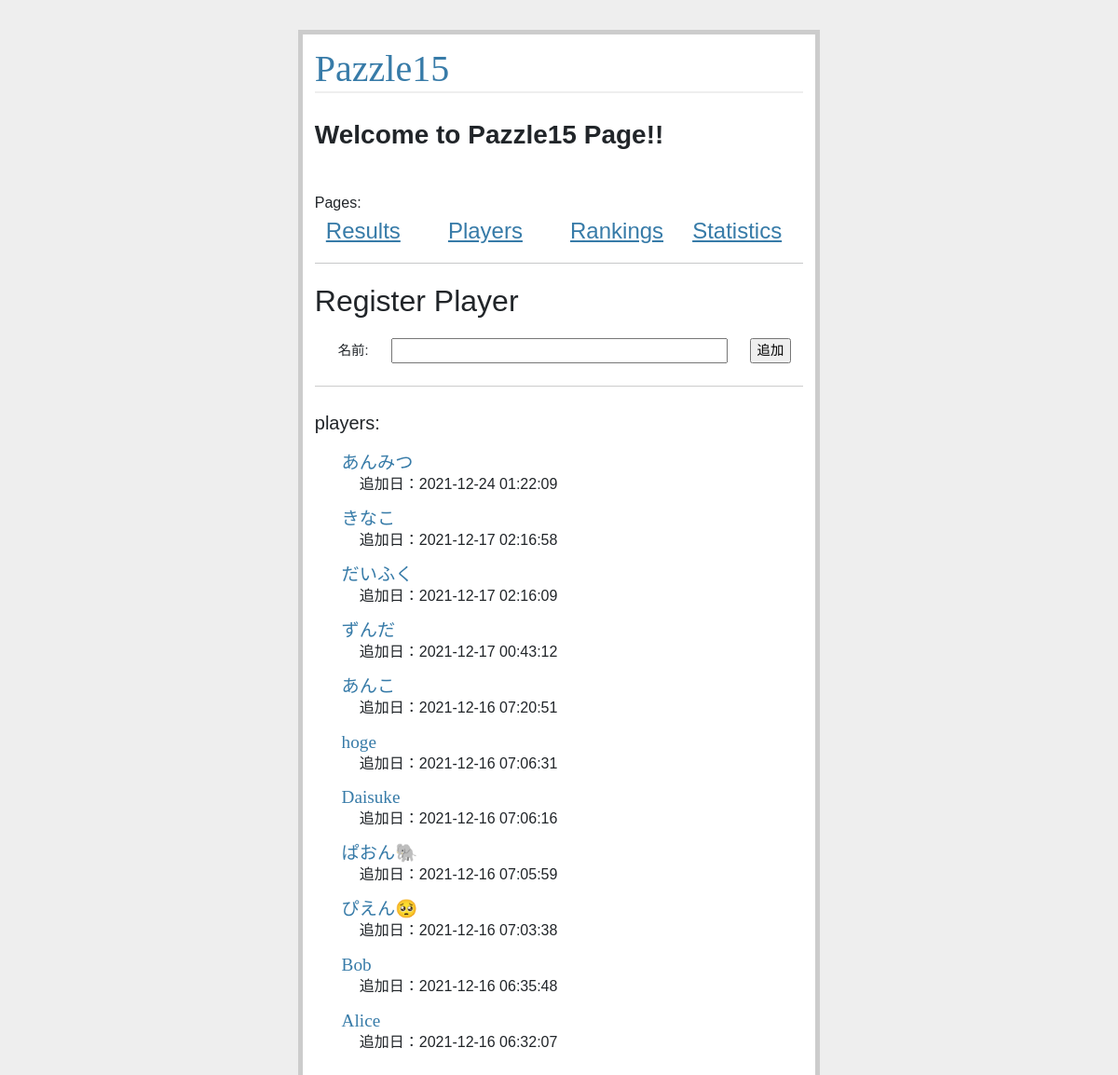
The page / on the database its author committed.
### pazzle15/models.py (models this page shows, shortened)
class Player(db.Model):
    __tablename__ = "player"
    player_id = db.Column(db.Integer, primary_key=True, autoincrement=True)
    name = db.Column(db.String, nullable=False)
    created_dt = db.Column(db.DateTime(timezone=True), default=db.func.now())
    current = db.Column(db.Integer, server_default="0")

### pazzle15/views.py (the view)
@app.route('/')
def show_entries():
    entries = Player.query.order_by(Player.player_id.desc()).all()
    context_local = dict(
        entries=entries,
        **context
    )
    return render_template('show_entries.html', **context_local)

### pazzle15/templates/show_entries.html
{% extends "layout.html" %}
{% block body %}
<hr />
<p class="fs-2">Register Player</p>
<form action="{{ url_for('add_entry') }}" method=post class="add-entry pb-4">
  <div class="row d-flex align-items-center justify-content-between">
    <div class="col text-end">
      名前:
    </div>
    <div class="col">
      <input type=text size="40" name="name">
    </div>
    <div class="col">
      <input type=submit value="追加">
    </div>
  </div>
</form>
<p class="fs-5 pt-4">players:</p>
<ul class=" entries">
  {% for entry in entries %}
  <li class="ms-5">
    <h2>{{ entry.name }}</h2>追加日：{{ entry.created_dt }}
    {% else %}
  <li><em>Unbelievable. No entries here so far</em>
    {% endfor %}
</ul>
{% endblock %}

### pazzle15/templates/layout.html (shortened to what this page needs)
<!DOCTYPE html>
<html lang="ja">
<head>
  <link href="https://cdn.jsdelivr.net/npm/bootstrap@5.0.2/dist/css/bootstrap.min.css" rel="stylesheet"
>
  <link rel=stylesheet type=text/css href="{{ url_for('static', filename='style.css') }}">
</head>
<body>
<div class="page">
  <h1>Pazzle15</h1>
  <p class="fs-3 pt-4 pb-4">
    <strong>Welcome to Pazzle15 Page!!</strong>
  </p>
  Pages:
  <div class="container">
    <div class="row d-flex align-items-center justify-content-between">
    {% for k in page_dict.keys() %}
    <span class="col fs-4">
      <a href="/{{k}}">
        {{ page_dict[k] }}
      </a>
    </span>
    {% endfor %}
    </div>
  </div>
  {% block body %}{% endblock %}
</div>
</body>
</html>

### pazzle15/static/style.css (style rules this page uses)
body { font-family: sans-serif; background: #eee; }
a, h1, h2 { color: #377ba8; }
h1, h2 { font-family: 'Georgia', serif; margin: 0; }
h1 { border-bottom: 2px solid #eee; }
h2 { font-size: 1.2em; }
.page { margin: 2em auto; width: 35em; border: 5px solid #ccc; padding: 0.8em; background: white; }
.entries { list-style: none; margin: 0; padding: 0; }
.entries li { margin: 0.8em 1.2em; }
.entries li h2 { margin-left: -1em; }
.add-entry { font-size: 0.9em; border-bottom: 1px solid #ccc; }

### rows shown on the page
Player: name "あんみつ", created_dt "2021-12-24 01:22:09"
Player: name "きなこ", created_dt "2021-12-17 02:16:58"
Player: name "だいふく", created_dt "2021-12-17 02:16:09"
Player: name "ずんだ", created_dt "2021-12-17 00:43:12"
Player: name "あんこ", created_dt "2021-12-16 07:20:51"
Player: name "hoge", created_dt "2021-12-16 07:06:31"
Player: name "Daisuke", created_dt "2021-12-16 07:06:16"
Player: name "ぱおん🐘", created_dt "2021-12-16 07:05:59"
Player: name "ぴえん🥺", created_dt "2021-12-16 07:03:38"
Player: name "Bob", created_dt "2021-12-16 06:35:48"
Player: name "Alice", created_dt "2021-12-16 06:32:07"

### other values the page prints
{{ page_dict[k] }} "Results" "Players" "Rankings" "Statistics"
